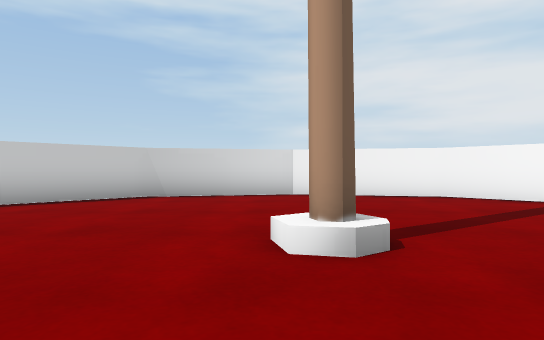
[1] (above)

16 first-person views from a walk through a 3-D level made in the Unity game engine. The camera is 0.59 m above the floor, looks level and sees 75° across. Doors are open. The floor is counted in squares, 1 m on a side. Each view is taken from the middle of a square. On the plan, view 1 faces up. The plan holds only what a view shows up to about 10 squares ahead; the rest is blank. The place goes on beyond the plan. The player character is not drawn. Some surface patterns are stand-ins.

[2]
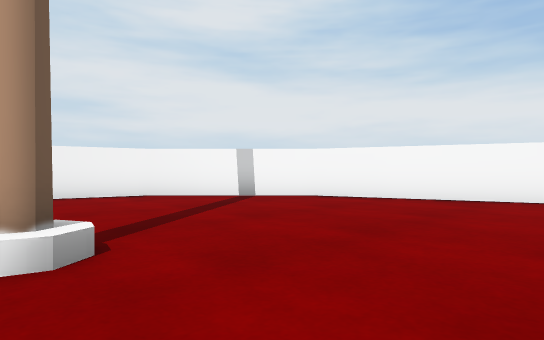

[3]
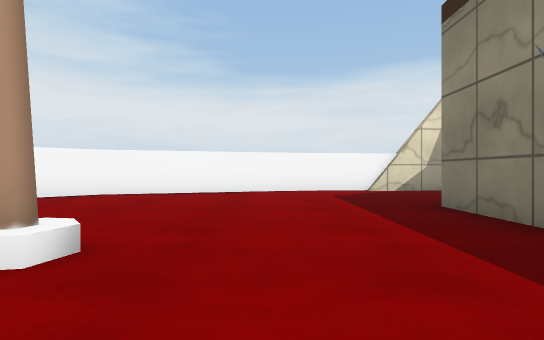

[4]
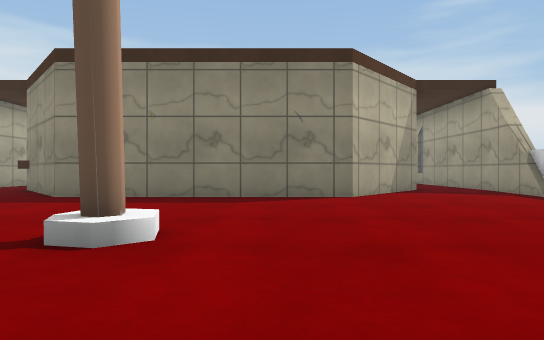

[5]
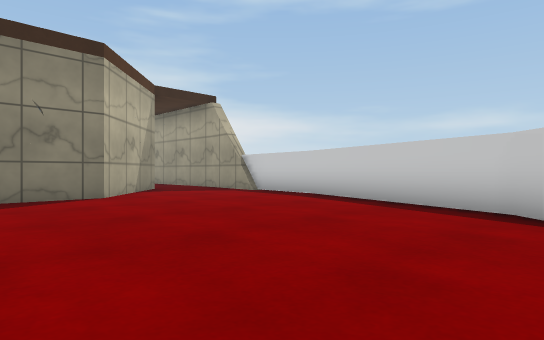

[6]
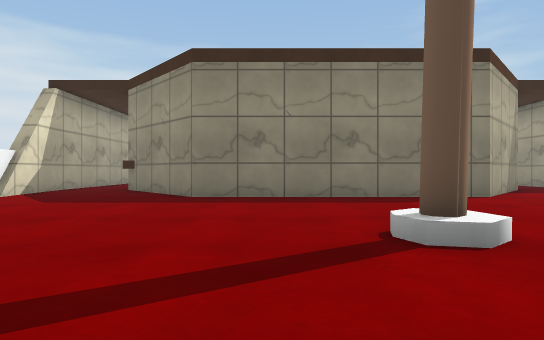

[7]
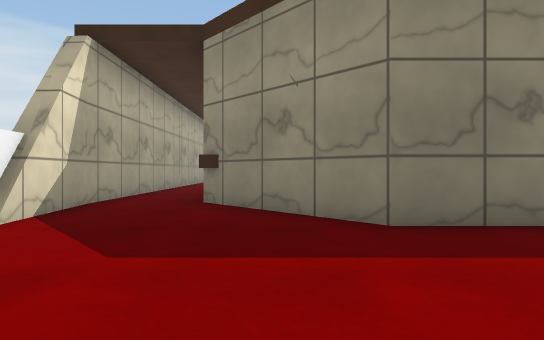

[8]
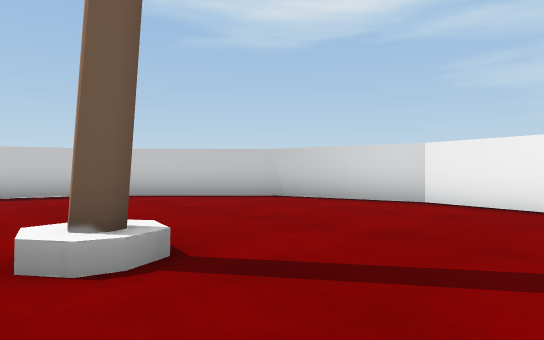

[9]
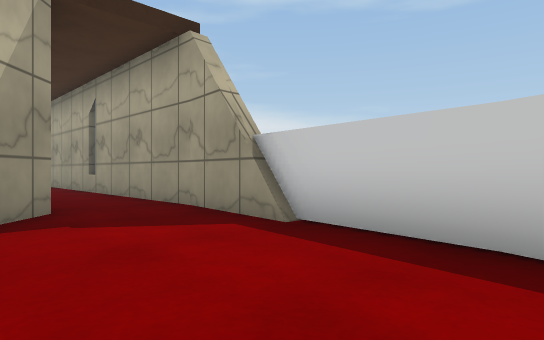

[10]
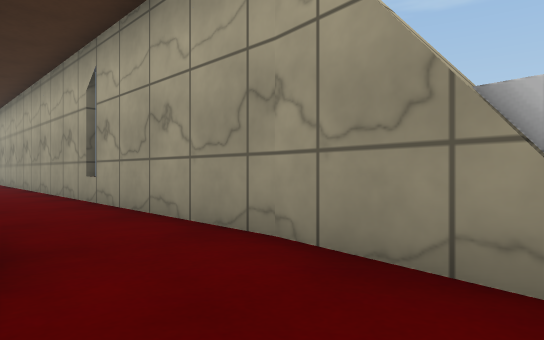

[11]
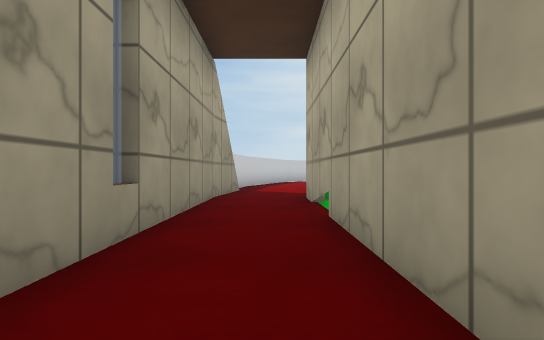

[12]
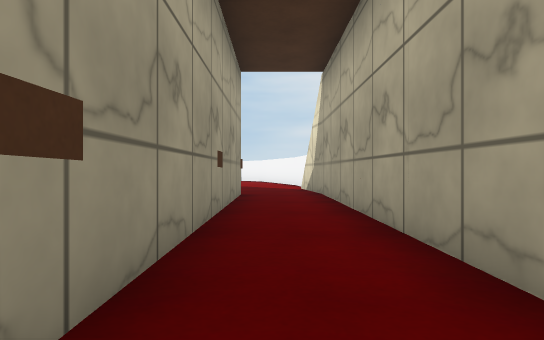

[13]
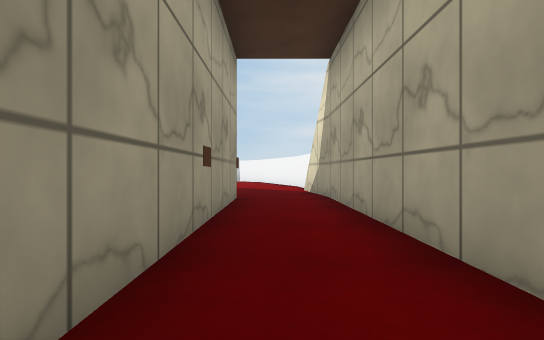

[14]
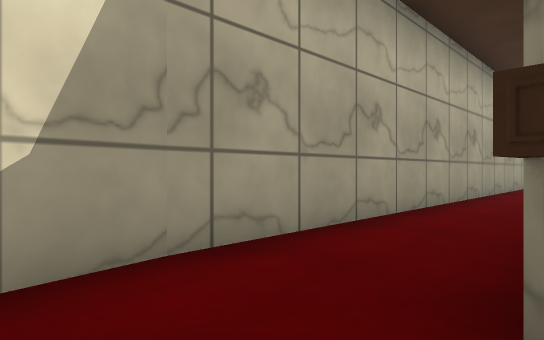

[15]
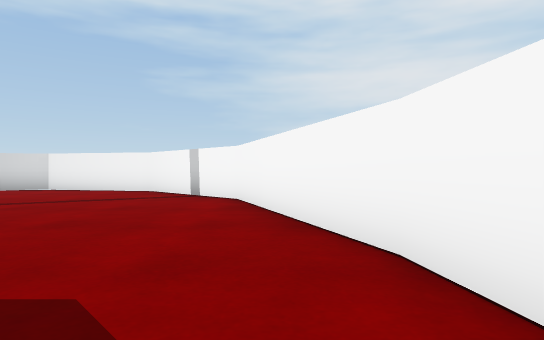

[16]
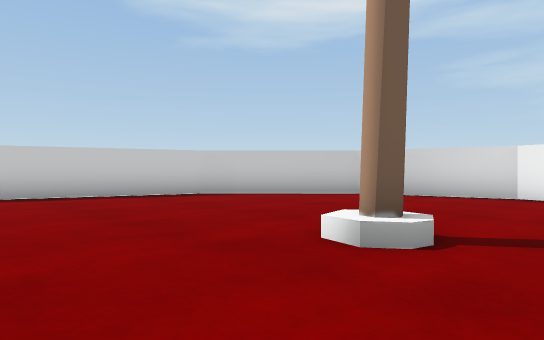

### Floor plan
Points are (right, up) in squares from view 1. A wall is a line through its corners. A room is listed if a view was taken in it or the views show most of it. See-through windows are left out.
Room 1 (views 1, 2, 3, 4, 5, 6, 7, 8, 9, 10, 14, 15, 16)
walls: (7.9, 0.3) (6.3, 5) (3.7, 7.6) (0.5, 8.3) (-2.7, 7.6) (-5.3, 5) (-6.9, 0.4); (8, -0.9) (7.8, 0.5); (-6.9, 0.5) (-7.3, -2.6); (8.2, -2.6) (8.2, -2); (-6.9, -1.7) (-7.3, -4.3); (-5.3, -4.5) (-2.8, -1.7) (3.7, -1.7) (6.3, -4.5) (6.3, -7.4); (8.2, -4.3) (7.9, -1.8); (8.2, -7.5) (8.2, -4.1)
ways out: opening at (-6, -4) to room 2; opening at (7, -8)
Room 2 (view 11)
walls: (-5.3, -11.1) (-5.3, -4.5); (-7.3, -4.1) (-7.3, -13.9)
ways out: opening at (-6, -4) to room 1
Room 3 (views 12, 13)
walls: (8.2, -14.9) (8.2, -11.5)
ways out: opening at (7, -11)

Where each view was taken, in squares from view 1:
view 1: 0 up, 0 right, facing up
view 2: 0 up, 0 right, facing up-right
view 3: 1 up, 2 left, facing right
view 4: 6 up, 1 left, facing down
view 5: 6 up, 0 right, facing down-left
view 6: 6 up, 2 right, facing down
view 7: 2 up, 5 right, facing down
view 8: 2 up, 3 right, facing up-left
view 9: 1 up, 4 left, facing down-left
view 10: 2 down, 5 left, facing down-left
view 11: 12 down, 6 left, facing up
view 12: 13 down, 7 right, facing up
view 13: 12 down, 7 right, facing up
view 14: 3 down, 6 right, facing down-right
view 15: 2 down, 7 right, facing up
view 16: 0 up, 2 right, facing up-left
